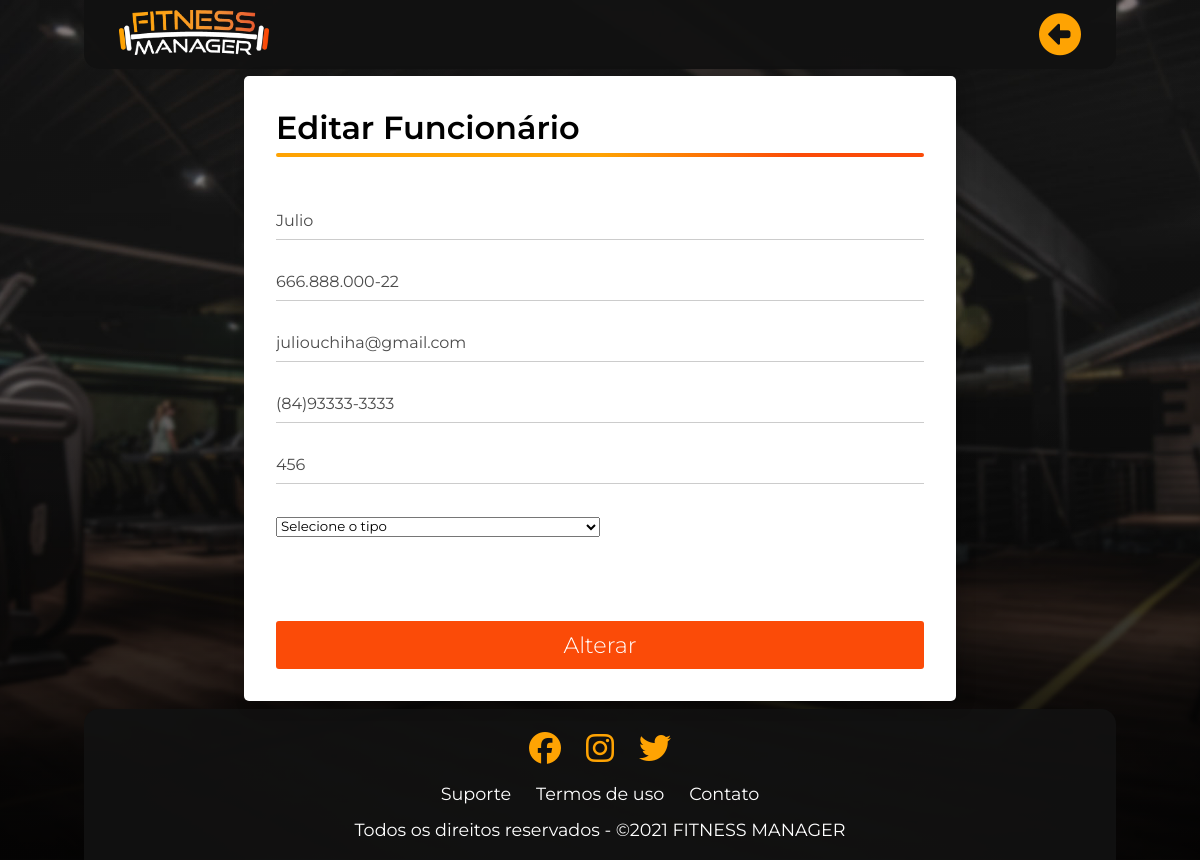
The app's page /PHP/instrutores-editar.php?codigo=2 (signed in) with its own data.
### tables this page shows
create table tb_funcionarios(
fun_codigo int auto_increment,
fun_cpf varchar(15) not null,
fun_senha varchar(20) not null,
fun_nome varchar(100) not null,
fun_tipo int(1) not null,
fun_melhoremail varchar(100) not null,
fun_telefoneprincipal varchar(15) not null,
 constraint pk_funcionarios primary key (fun_codigo)
);

### PHP/instrutores-editar.php (the view, shortened to what this page needs)
<?php
include("config.php");
$codigo = $_GET['codigo'];
$consulta2 = $conexao->query("select * from tb_funcionarios where fun_codigo = $codigo");
$resultado2 = $consulta2->fetch_assoc();
?>
<!DOCTYPE html>
<html lang="pt-br">
<head>
	<link rel="stylesheet" href="../PHP/../CSS/globalstyle.css">
</head>
<body>
	<header class="top-container">
		<div class="logo">
			<img src="../IMAGE/Logo Fitness Manager Branca.png" alt="Fitness Manager Logo" style="width: 150px;">
		</div>
		<nav class="nav-right">
			<ul class="top-list">
				<span id="back">
					<li><a href="instrutores.php"><i class="fas fa-arrow-alt-circle-left" style="font-size: 42px; color: #fea303;"></i></i></a></li>
				</span>
			</ul>
		</nav>
	</header>
	<main class="mid-container">
		<div class="second-container">
			<div class="cadastro">
				<h2>Editar Funcionário</h2>
				<form method="POST" action="?codigo=<?php echo $resultado2['fun_codigo']; ?>">
					<div class="input-field">
						<input type="varchar(100)" name="nome" placeholder="Digite seu nome" required value="<?php echo $resultado2['fun_nome']; ?>">
					</div>
					<div class="input-field">
						<input type="varchar(15)" name="cpf" placeholder="Digite seu CPF" required value="<?php echo $resultado2['fun_cpf']; ?>">
					</div>
					<div class="input-field">
						<input type="varchar(100)" name="melhoremail" placeholder="Digite seu melhor E-mail" required value="<?php echo $resultado2['fun_melhoremail']; ?>">
					</div>
					<div class="input-field">
						<input type="varchar(15)" name="telefoneprincipal" placeholder="Digite seu melhor telefone" required value="<?php echo $resultado2['fun_telefoneprincipal']; ?>">
					</div>
					<div class="input-field">
						<input type="varchar(20)" name="senha" placeholder="Digite uma senha" required value="<?php echo $resultado2['fun_senha']; ?>">
					</div>
					<div class="input-field">
						<div class="custom-select">
							<select name="tipo">
								<option value="0">Selecione o tipo</option>
							</select>
						</div>
					</div>
					<input type="submit" value="Alterar">
				</form>
			</div>
		</div>
	</main>
	<footer class="bot-container">
		<ul class="icons">
			<li><a href="#"><i class="fab fa-facebook"></i></a></li>
			<li><a href="#"><i class="fab fa-instagram"></i></a></li>
			<li><a href="#"><i class="fab fa-twitter"></i></a></li>
		</ul>
		<ul class="footer-list">
			<li><a href="#">Suporte</a></li>
			<li><a href="#">Termos de uso</a></li>
			<li><a href="#">Contato</a></li>
		</ul>
		<p>Todos os direitos reservados - &copy;2021 FITNESS MANAGER</p>
	</footer>
</body>
</html>

### CSS/globalstyle.css (style rules this page uses)
:root { --cor0: #fea303; --cor1: #fb4b08; --cor2: #111111f1; --font-geral:'Montserrat', sans-serif; }
* { padding: 0; margin: 0; box-sizing: border-box; font-family: 'Montserrat', sans-serif; }
nav,ul { list-style: none; }
a { text-decoration: none; }
body { width: 100%; padding-left: 7%; padding-right: 7%; background-image: linear-gradient(rgba(0, 0, 0, 0.068)40%, rgba(0, 0, 0, 0.596)), linear-gradient(rgba(0, 0, 0, 0.288) 70%, rgba(0,0,0,0.1)),url(../CSS/../IMAGE/sven-mieke-MsCgmHuirDo-unsplash.png); background-repeat: no-repeat; background-position: center; background-size: cover; }
header { background-color: var(--cor2); width: 100%; display: flex; justify-content: space-between; align-items: center; padding: 10px 35px; border-radius: 0px 0px 15px 15px; }
.top-list { display: flex; }
.top-list li { margin: 0 15px; transition: 0.3s ease; }
.top-list li:first-child { margin-left: 0; }
.top-list li:last-child { margin-right: 0; }
.top-list li a { font-size: 1.2em; color: white; text-decoration: none; }
.top-list span > li { transition: 0.4s ease; }
.mid-container { background-color: var(--cor3); display: flex; min-height: 80vh; align-items: center; padding-left: 4%; padding-right: 4%; }
.second-container { width: 100%; display: flex; align-items: center; justify-content: center; }
form { display: flex; flex-direction: column; }
.input-field { position: relative; margin-bottom: 2em; }
.input-field input { width: 100%; outline: none; font-size: 1em; opacity: 0.7; border: 0; margin-bottom: 10px; }
.second-container input[type="submit"] { width: 100%; background-color: var(--cor1); color: white; font-size: 1.4em; font-weight: 350; padding: 10px; border: 0; left: 0; border-radius: 3px; margin-top: 20px; cursor: pointer; transition: .5s ease-in-out; }
.cadastro { background-color: white; width: 75%; min-height: 45vh; padding: 2em; box-shadow: 5px 5px 15px rgba(0, 0, 0, 0.2); border-radius: 5px; }
.cadastro h2 { font-weight: 600; font-size: 2em; margin-bottom: 2em; position: relative; }
.cadastro h2::before { content: ''; position: absolute; height: 4px; width: 100%; bottom: -10px; left: 0; border-radius: 5px; background-image: linear-gradient(to right, var(--cor0) 50%, var(--cor1) 80%);; }
.custom-select { position: relative; margin-bottom: 2em; }
.custom-select select { width:50%; }
.bot-container { background-color: var(--cor2); display: flex; flex-direction: column; padding: 20px 0px; align-items: center; border-radius: 15px 15px 0px 0px; }
.bot-container ul { display: flex; margin-bottom: 15px; }
.bot-container ul li { margin-right: 25px; }
.bot-container ul li:last-child { margin-right: 0; }
.footer-list li a { color: white; text-decoration: none; font-size: 1.1em; transition: .5s ease-in-out; }
.icons li a { color: var(--cor0); font-size: 2em; transition: .5s ease-in-out; }
.bot-container p { color: white; font-size: 1.1em; text-align: center; }

### records on screen
tb_funcionarios: nome "Julio", cpf "666.888.000-22", melhoremail "juliouchiha@gmail.com", telefoneprincipal "(84)93333-3333", senha "456"
